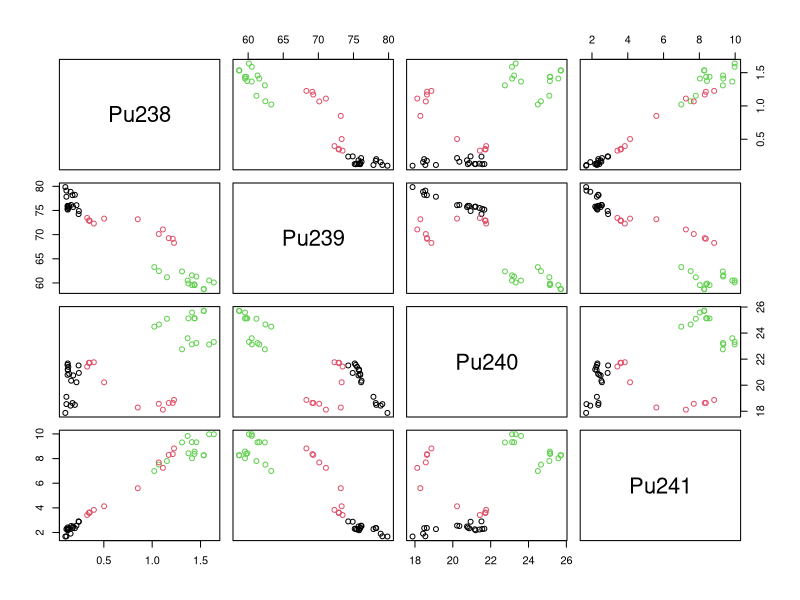
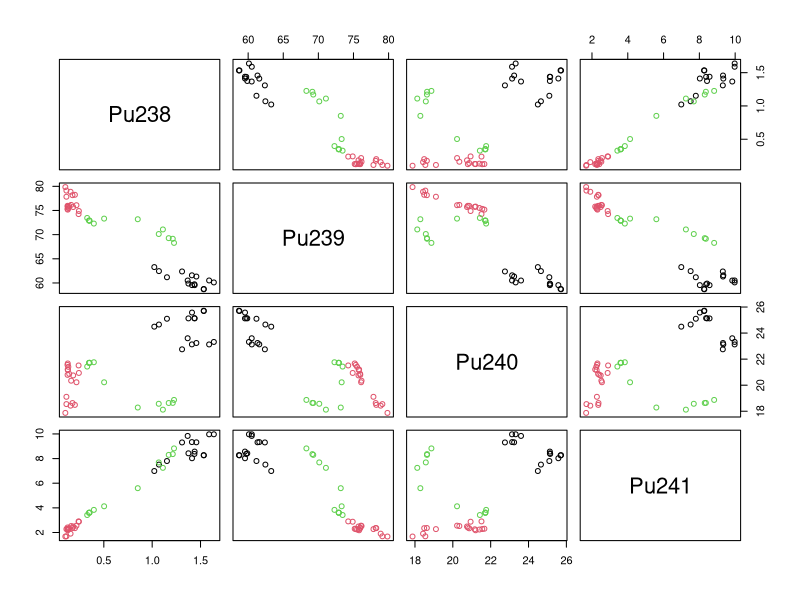
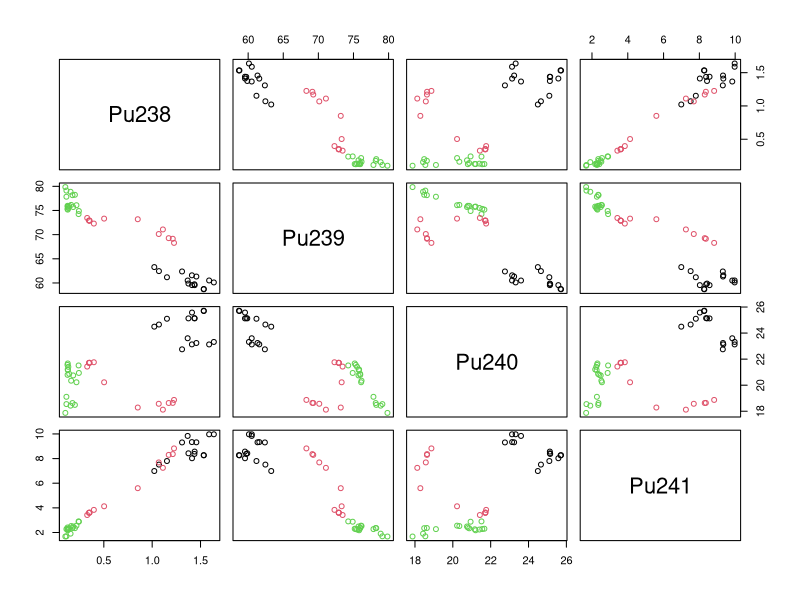
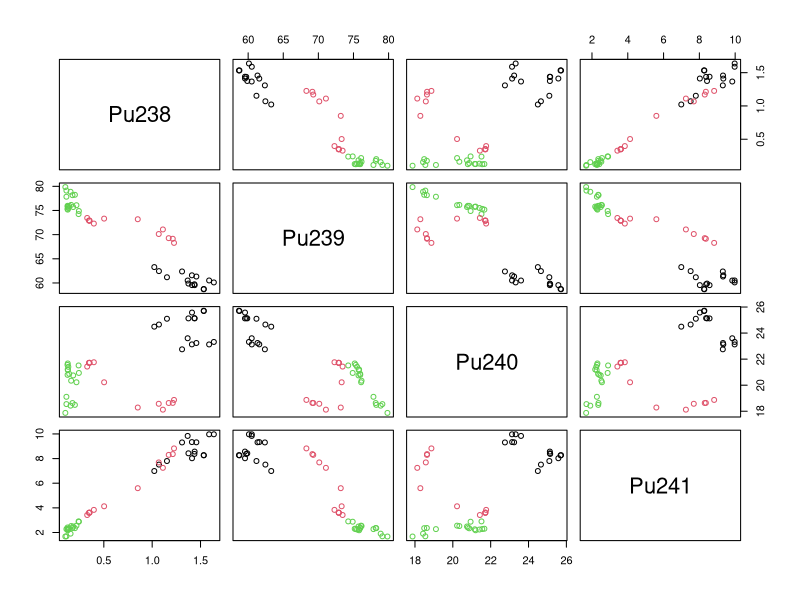
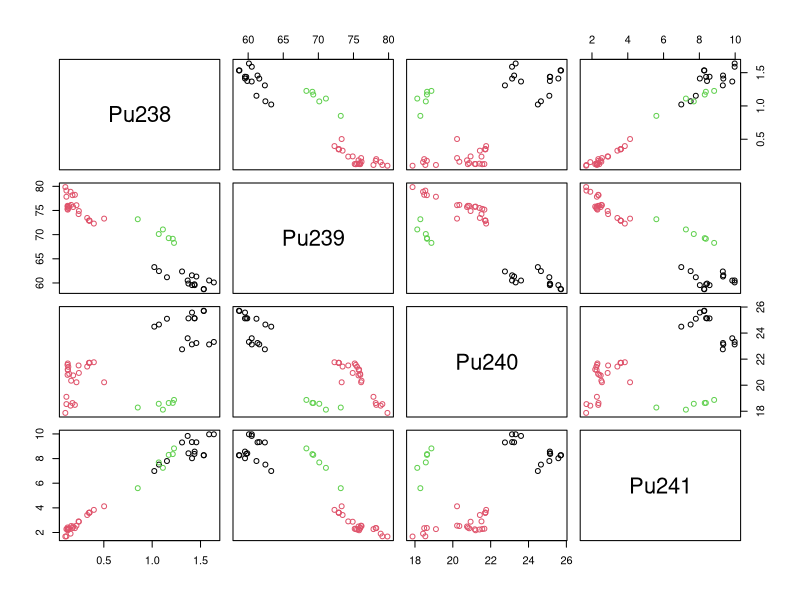

Generate these figures, in order, with R:
library(cluster)

data(pluton)


for (max_iter in seq(2, 20, 4)) {
  clusters <- kmeans(pluton, centers = 3, iter.max = max_iter)
  plot(pluton, col=clusters$cluster)
}
